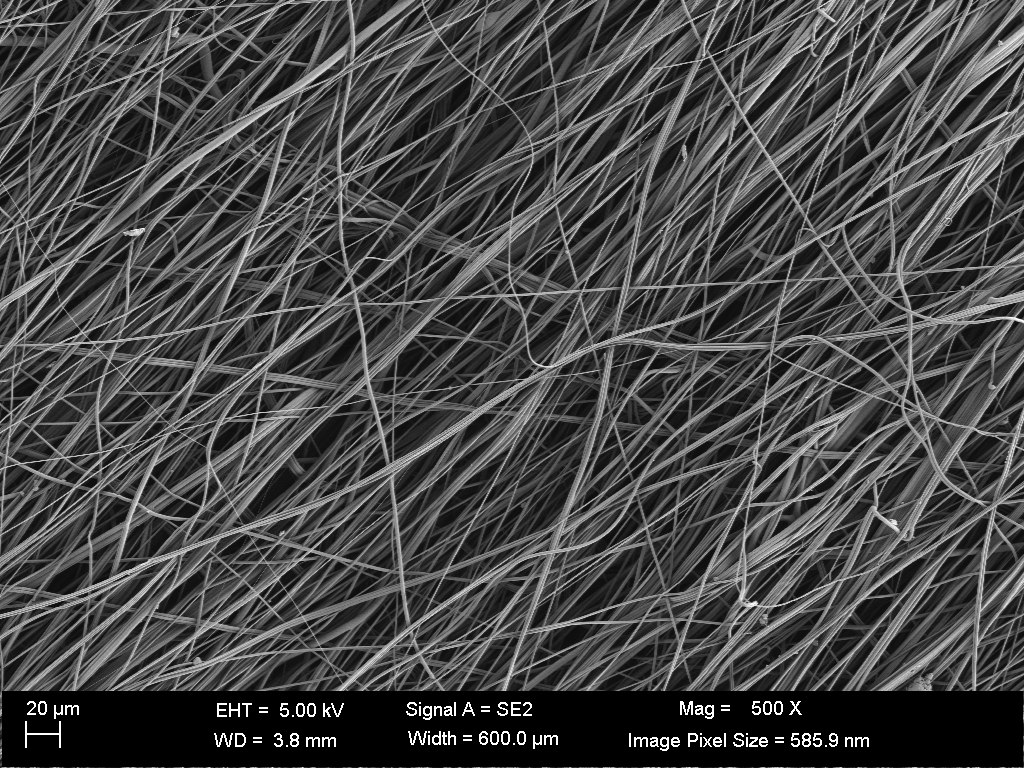
#> input picture highalign_PLCCLgel_500x_13.tif, 1024 x 768 px
$ jupyter execute --allow-errors fiberL_v2.ipynb
#> lines starting #> are read from the running program, lines starting #| are printed output that depends on the picture
<a href="https://colab.research.google.com/github/lonespear/aerogel/blob/main/fiberL_v2.ipynb" target="_parent"></a>

[cell 1]
import matplotlib.pyplot as plt
import seaborn as sns
import numpy as np
import cv2
from skimage.morphology import skeletonize
from scipy.spatial import cKDTree
import random
import requests

# [106 lines left out: functions iterative_prune, fast_prune, find_branch_points, calculate_intersection_associations, sort_by_proximity, draw_edge_objects, not called in this run]

def proc_img(image_data, dim=1600):
    # Decode the image and convert it to grayscale
    og_img = cv2.imdecode(image_data, cv2.IMREAD_GRAYSCALE)
    # Snip off the dataribbon (later will need the dataribbon to identify scale for fiber length)
    fib_image = og_img[:3750,:]
    # Square cutout for processing (doesn't have to be square is my hunch)
    fib_image = fib_image[0:dim,0:dim]
    # Initial thresholding cutoff in preparation for skeletonization, the second parameter will increase/decrease sensitivity
    _, thresholded_img = cv2.threshold(fib_image, 127, 255, 0)

    # Main loop for initial pass at skeletonization
    skel = np.zeros(thresholded_img.shape, np.uint8)                              # Creates blank canvas to store skeletonized image
    element = cv2.getStructuringElement(cv2.MORPH_CROSS, (3, 3))                  # Generates kernel to pass through each section of image
    while True:
        open_img = cv2.morphologyEx(thresholded_img, cv2.MORPH_OPEN, element)     #
        temp = cv2.subtract(thresholded_img, open_img)                            # Subtracts the above from the original image
        skel = cv2.bitwise_or(skel, temp)                                         # aggregates and compares both original and above created image
        thresholded_img = cv2.erode(thresholded_img, element)                     # degrades the width of the image by 1 pixel
        if cv2.countNonZero(thresholded_img) == 0:                                # conditional exits if there are no more remaining iterations to pass through
            break
    skeletonized_img1 = skel.copy()

    # Gaussian blur using 25x25 kernel
    blurred_img = cv2.GaussianBlur(skel, (25, 25), 0)
    # Very light noise removal (using 15 instead of 127 above here)
    _, bin_img = cv2.threshold(blurred_img, 15, 255, cv2.THRESH_BINARY)
    # Use standard skeletonization from cv2 package and convert final image output.
    skeletonized_img2 = skeletonize(bin_img // 255).astype(np.uint8) * 255

    # Segmentation function that also will remove identified objects less than size specified.
    pruned_skel, edge_objects = fast_prune(skeletonized_img2)

    branch_pts_img = find_branch_points(pruned_skel)
    branch_pts = np.argwhere(branch_pts_img != 0)
    # Create a kernel for dilation (3x3 kernel in this example, adjust as needed)
    kernel = cv2.getStructuringElement(cv2.MORPH_RECT, (3, 3))

    # Apply dilation using the kernel
    bp = cv2.dilate(branch_pts_img, kernel, iterations=1)

    # Subtract from the skeleton so that leaves are no longer connected
    segments = cv2.subtract(pruned_skel, bp)

    # Gather contours of leaves
    segment_objects, _ = cv2.findContours(np.copy(segments), cv2.RETR_TREE, cv2.CHAIN_APPROX_NONE)[-2:]

    branch_pts = np.array([[pt[1], pt[0]] for pt in branch_pts])  # Convert from [y, x]
    edge_points_list = [np.array([point[0] for point in edge]) for edge in segment_objects]

    intersection_associations = calculate_intersection_associations(branch_pts, edge_points_list, threshold=3)

    branch_connections = {}
    insufficient_points_count = 0

    for br_index, br_point in enumerate(branch_pts):
        br_point_array = br_point.reshape(1, -1)
        associated_edges = intersection_associations.get(br_index, [])
        edge_vectors = []
        for edge_index in associated_edges:
            edge_points = edge_points_list[edge_index]
            distances = np.linalg.norm(edge_points - br_point_array, axis=1)
            closest_indices = np.argsort(distances)[:2]
            closest_points = edge_points[closest_indices]
            if closest_points.shape[0] >= 2:
                vector = closest_points[1] - closest_points[0]
                edge_vectors.append((edge_index, vector))
            else:
                insufficient_points_count += 1

        min_dot_product = float('inf')
        best_pair = None
        for i, (edge1, vec1) in enumerate(edge_vectors):
            for j in range(i + 1, len(edge_vectors)):
                edge2, vec2 = edge_vectors[j]
                vec1_norm = vec1 / np.linalg.norm(vec1) if np.linalg.norm(vec1) != 0 else vec1
                vec2_norm = vec2 / np.linalg.norm(vec2) if np.linalg.norm(vec2) != 0 else vec2
                dot_product = np.dot(vec1_norm, vec2_norm)
                if dot_product < min_dot_product:
                    min_dot_product = dot_product
                    best_pair = (edge1, edge2)

        if best_pair:
            branch_connections[br_index] = best_pair

    # Create connected groups using a dictionary to track connected edges
    connected_groups = {}
    for edges in branch_connections.values():
        i, j = edges
        group_i = next((group for group in connected_groups.values() if i in group), None)
        group_j = next((group for group in connected_groups.values() if j in group), None)
        if group_i and group_j:
            if group_i != group_j:
                group_i.update(group_j)
                for k in group_j:
                    connected_groups[k] = group_i
        elif group_i:
            group_i.add(j)
            connected_groups[j] = group_i
        elif group_j:
            group_j.add(i)
            connected_groups[i] = group_j
        else:
            new_group = {i, j}
            connected_groups[i] = new_group
            connected_groups[j] = new_group

    # Get unique groups and ensure all edges are added
    unique_groups = {id(group): group for group in connected_groups.values()}.values()
    new_edge_objects = [np.concatenate([edge_points_list[idx] for idx in group], axis=0) for group in unique_groups]

    # Add any edges that weren't connected
    all_connected_indices = {idx for group in unique_groups for idx in group}
    for idx, edge in enumerate(edge_points_list):
        if idx not in all_connected_indices:
            new_edge_objects.append(edge)

    unique_groups = {id(group): group for group in connected_groups.values()}.values()
    new_edge_objects = [np.concatenate([edge_points_list[idx] for idx in group], axis=0) for group in unique_groups]
    all_connected_indices = {idx for group in unique_groups for idx in group}
    for idx, edge in enumerate(edge_points_list):
        if idx not in all_connected_indices:
            new_edge_objects.append(edge)

    sorted_edge_objects = [sort_by_proximity(edge) for edge in new_edge_objects]
    color_image = draw_edge_objects(sorted_edge_objects, image_shape=pruned_skel.shape, thickness=2)
    arc_lengths = [cv2.arcLength(edge, closed=False) for edge in new_edge_objects]

    # Create subplots: 1 row for 5 imshow plots and 1 row for the KDE plot
    fig, axes = plt.subplots(2, 6, figsize=(15, 5), constrained_layout=True)

    # Plot images in the first row
    axes[0, 0].imshow(fib_image, cmap='gray')
    axes[0, 0].set_title("Original Image")
    axes[0, 1].imshow(skeletonized_img1, cmap='gray')
    axes[0, 1].set_title("Initial Skeletonized Image")
    axes[0, 2].imshow(blurred_img, cmap='gray')
    axes[0, 2].set_title("Blurred Image")
    axes[0, 3].imshow(skeletonized_img2, cmap='gray')
    axes[0, 3].set_title("Final Skeletonized Image")
    axes[0, 4].imshow(pruned_skel, cmap='gray')
    axes[0, 4].set_title("Pruned Skeleton Image")
    axes[0, 5].imshow(color_image)
    axes[0, 5].set_title("Final Colored Edge Network")

    # Turn off unused subplots in the second row (3 unused subplots)
    for ax in axes[1, 2:]:
        ax.axis('off')

    # Plot the density plot on the first subplot of the second row
    sns.kdeplot(data=arc_lengths, ax=axes[1, 0], fill=True)
    axes[1, 0].set_title("Density Plot of Arc Lengths")
    axes[1, 0].set_xlabel("Arc Length")
    axes[1, 0].set_ylabel("Density")

    # Plot a histogram on the second subplot of the second row
    sns.histplot(data=arc_lengths, bins=10, ax=axes[1, 1], color='steelblue', edgecolor='black')
    axes[1, 1].set_title("Histogram of Arc Lengths")
    axes[1, 1].set_xlabel("Arc Length")
    axes[1, 1].set_ylabel("Frequency")

    plt.show()

    print("Number of branch points:", len(branch_pts))
    print("Number of Intersection Associations:", len(intersection_associations))
    print("Number of Branch Connections: ", len(branch_connections))
    print("Average Fiber Length:", np.mean(arc_lengths))
    print("Insufficient Points Count:", insufficient_points_count)

    return pruned_skel, edge_objects, sorted_edge_objects, branch_pts, intersection_associations, branch_connections, color_image

# URL of the file
url = "https://github.com/lonespear/aerogel/raw/main/aerogel_co_50mM_magnet_0016.tif"
# Fetch the image from the URL and convert to numpy array
#> (the rest of this cell did not finish here and is left out)

[cell 2]
plt.figure(figsize=(10, 10))
#> (the rest of this cell did not finish here and is left out)

[cell 3]
plt.figure(figsize=(10, 10))
#> (the rest of this cell did not finish here and is left out)

[cell 4]
# Load the image
img_data = cv2.imread('highalign_PLCCLgel_500x_13.tif', cv2.IMREAD_GRAYSCALE)[0:680,:]
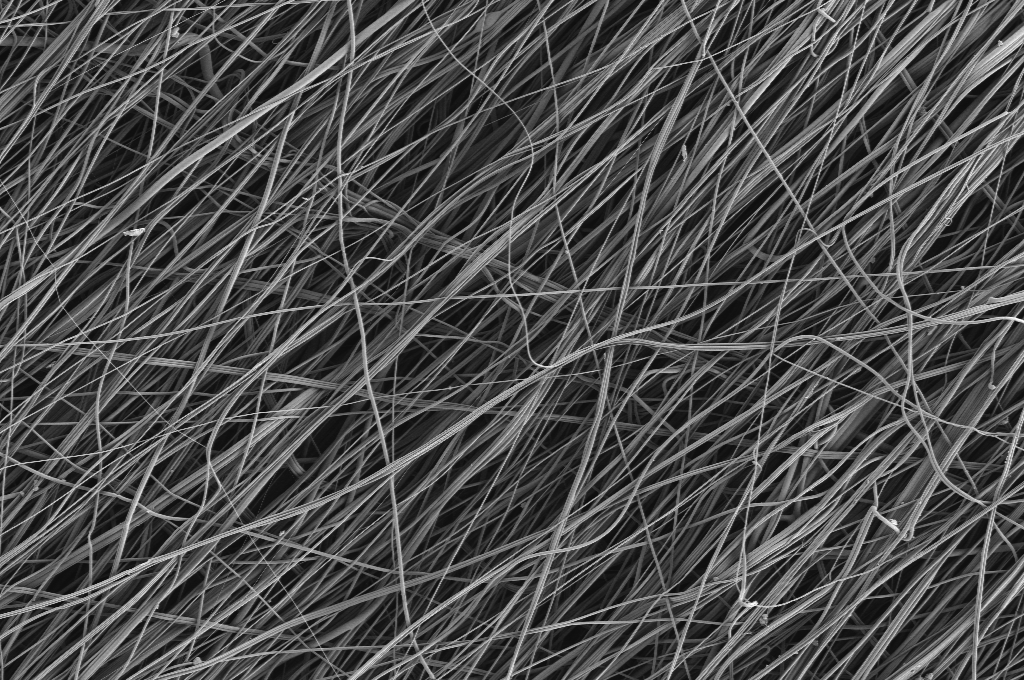
#> img_data: shape (680, 1024); min 13, max 254, mean 76.6

# Check if the image was loaded successfully
if img_data is None:
    print("Failed to load the image. Ensure the file exists and is in the correct format.")
else:
    # Display the image
    plt.imshow(img_data[0:3750,:], cmap='gray')
    plt.show()

#> (a cell that did not finish here is left out)


$ run again, with highalign_PLCCLgel_500x_12.tif copied over highalign_PLCCLgel_500x_13.tif
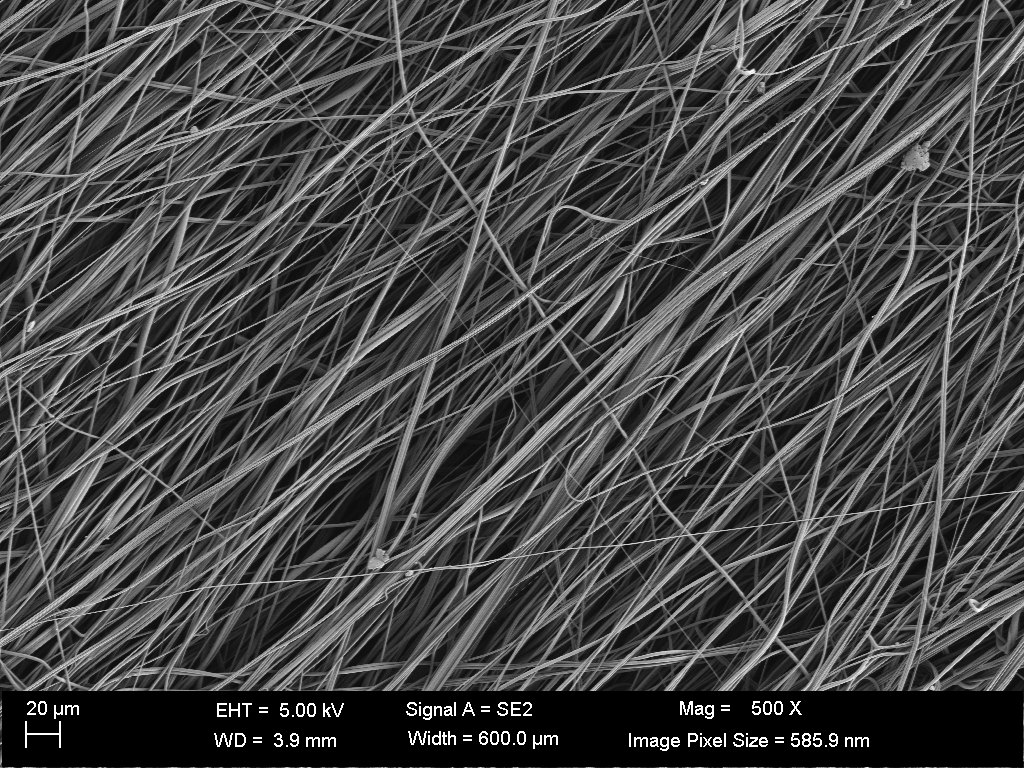
#> input picture highalign_PLCCLgel_500x_12.tif, 1024 x 768 px
#> `img_data = cv2.imread('highalign_PLCCLgel_500x_13.tif', cv2.IMREAD_GRA..`:
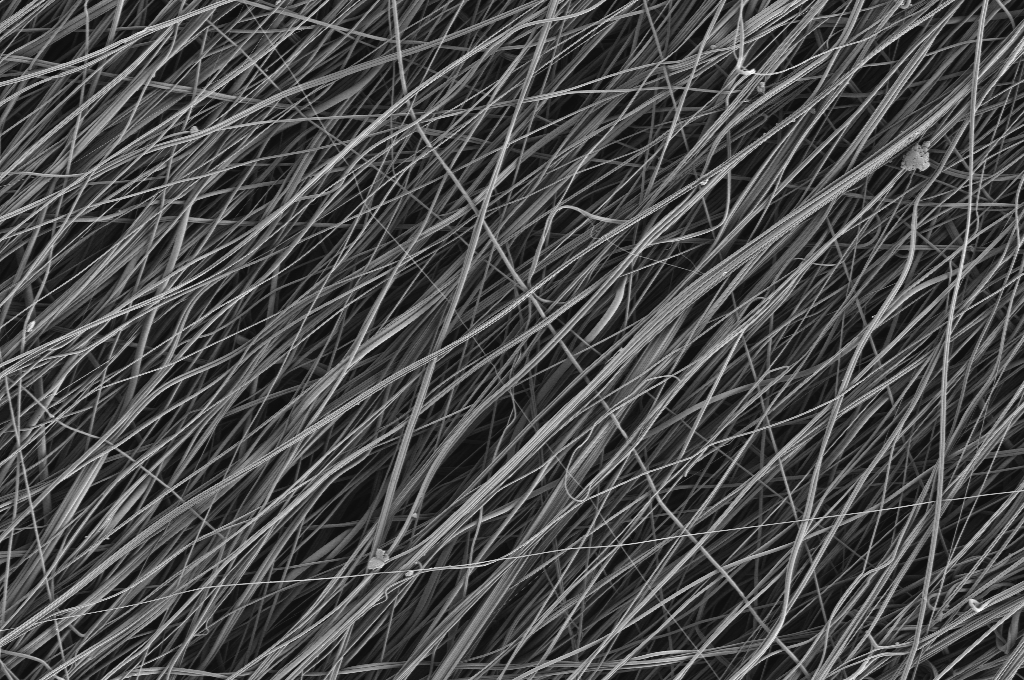
#> img_data: shape (680, 1024); min 13, max 254, mean 76.5

$ run again, with highalign_PLCCLgel_500x_14.tif copied over highalign_PLCCLgel_500x_13.tif
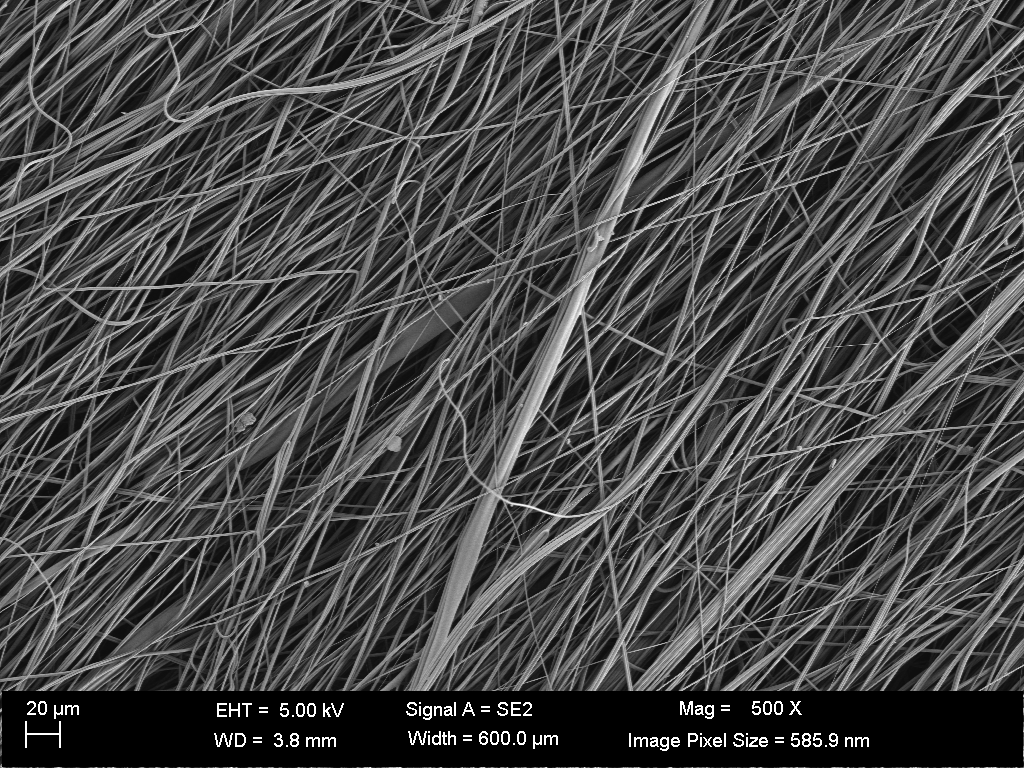
#> input picture highalign_PLCCLgel_500x_14.tif, 1024 x 768 px
#> `img_data = cv2.imread('highalign_PLCCLgel_500x_13.tif', cv2.IMREAD_GRA..`:
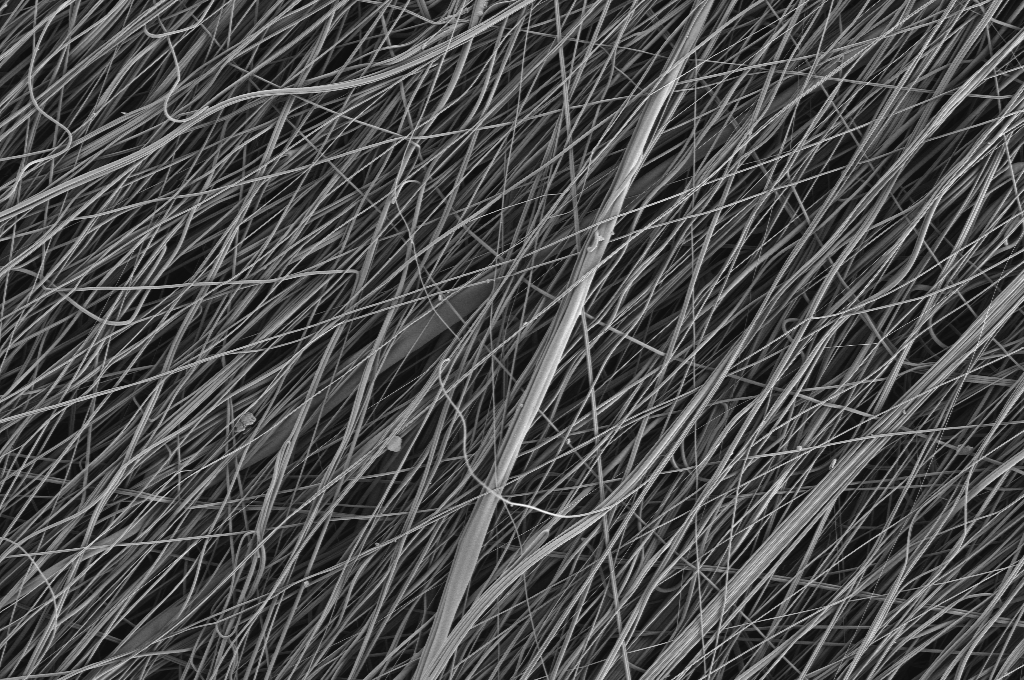
#> img_data: shape (680, 1024); min 13, max 253, mean 78

$ run again, with highalign_PLCCLgel_500x_15.tif copied over highalign_PLCCLgel_500x_13.tif
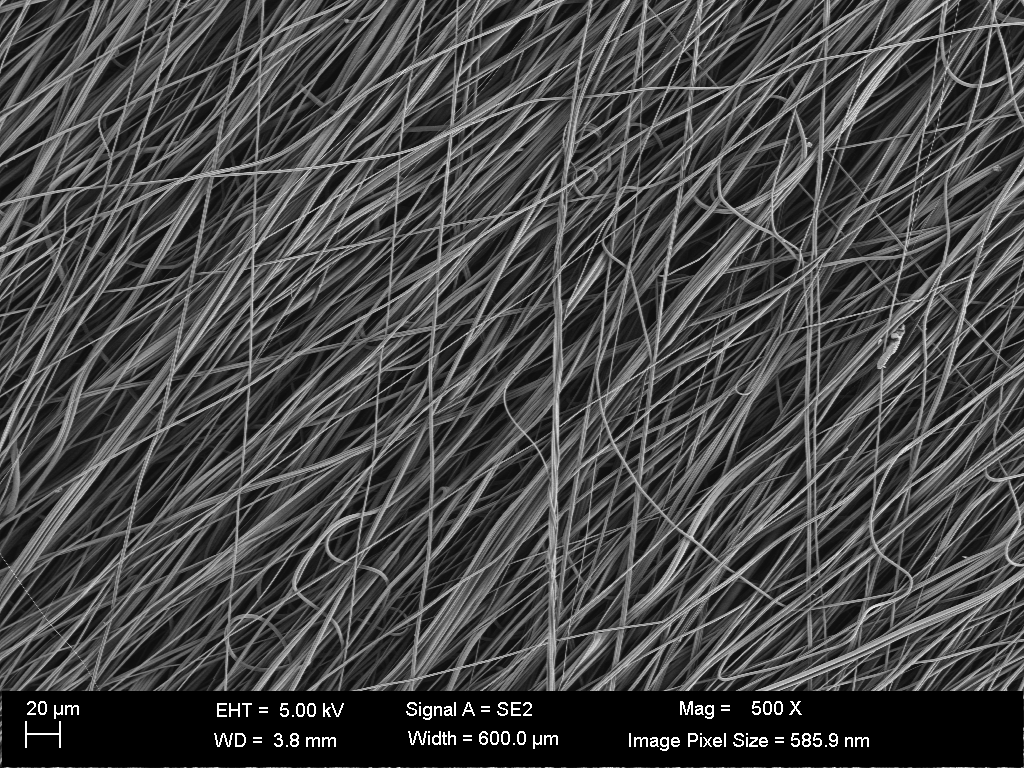
#> input picture highalign_PLCCLgel_500x_15.tif, 1024 x 768 px
#> `img_data = cv2.imread('highalign_PLCCLgel_500x_13.tif', cv2.IMREAD_GRA..`:
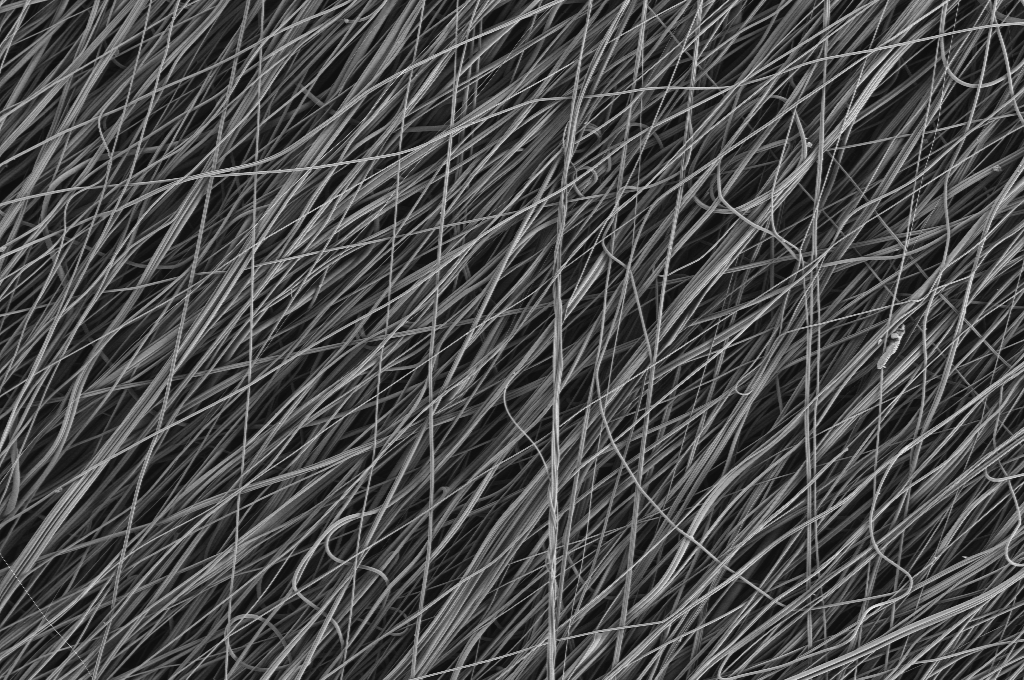
#> img_data: shape (680, 1024); min 13, max 243, mean 76.6
